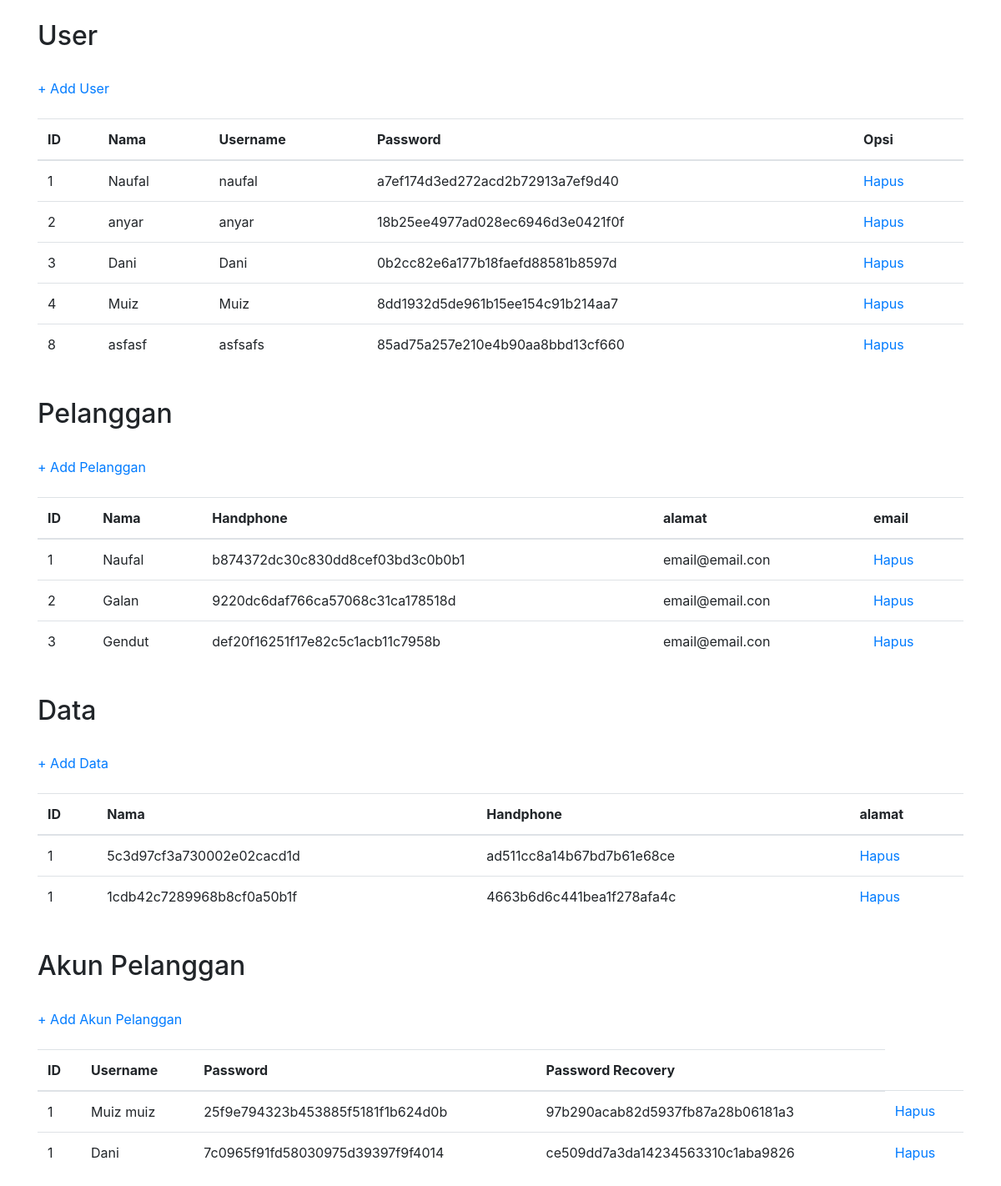
The page / on the database its author committed.
### tables this page shows
CREATE TABLE `user` (
  `id` varchar(10) NOT NULL,
  `nama` varchar(255) NOT NULL,
  `username` varchar(255) NOT NULL,
  `password` varchar(255) NOT NULL
);

CREATE TABLE `pelanggan` (
  `id_pel` varchar(10) NOT NULL,
  `nama_pel` varchar(255) NOT NULL,
  `no_hp` varchar(255) NOT NULL,
  `alamat` varchar(255) NOT NULL,
  `email` varchar(50) NOT NULL
);

CREATE TABLE `data` (
  `id_pel` varchar(10) NOT NULL,
  `jumlah_hutang` varchar(25) NOT NULL,
  `jumlah_piutang` varchar(25) NOT NULL
);

CREATE TABLE `akun_pelanggan` (
  `id_pel` varchar(10) NOT NULL,
  `username` varchar(255) NOT NULL,
  `password` varchar(255) NOT NULL,
  `password_recovery` varchar(255) NOT NULL
);

### index.php (the view, shortened to what this page needs)
<!DOCTYPE html>
<html>
<head>
	<link rel="stylesheet" href="css/bootstrap.min.css">
</head>
<body>
<div class="container">
	<br>
	<h2>User</h2>
	<br>
	<a href="tambah_user.php">+ Add User</a>
	<br><br>
	<table class="table tab-striped">
		<thead>
		<tr>
			<th>ID</th>
			<th>Nama</th>
			<th>Username</th>
            <th>Password</th>
            <th>Opsi</th>
		</tr>
		</thead>
		<tbody>
		<?php
		include 'config.php';
		$data1 = mysqli_query($link,"select * from user");
		while($d = mysqli_fetch_array($data1)){
			?>
			<tr>
				<td><?php echo $d['id']; ?></td>
				<td><?php echo $d['nama']; ?></td>
				<td><?php echo $d['username']; ?></td>
				<td><?php echo $d['password']; ?></td>
				<td>
					<a href="deleteuser.php?id=<?php echo $d['id']; ?>">Hapus</a>
				</td>
			</tr>
			<?php
		}
		?>
		</tbody>
    </table>
</div>
<div class="container">
	<br>
	<h2>Pelanggan</h2>
	<br>
	<a href="tambah_user.php">+ Add Pelanggan</a>
	<br><br>
	<table class="table tab-striped">
		<thead>
		<tr>
			<th>ID</th>
			<th>Nama</th>
			<th>Handphone</th>
            <th>alamat</th>
            <th>email</th>
		</tr>
		</thead>
		<tbody>
		<?php
		include 'config.php';
		$data2 = mysqli_query($link,"select * from pelanggan");
		while($dd = mysqli_fetch_array($data2)){
			?>
			<tr>
				<td><?php echo $dd['id_pel']; ?></td>
				<td><?php echo $dd['nama_pel']; ?></td>
				<td><?php echo $dd['no_hp']; ?></td>
				<td><?php echo $dd['email']; ?></td>
				<td>
					<a href="deletepelanggan.php?id=<?php echo $dd['id_pel']; ?>">Hapus</a>
				</td>
			</tr>
			<?php
		}
		?>
		</tbody>
    </table>
</div>
<div class="container">
	<br>
	<h2>Data</h2>
	<br>
	<a href="tambah_user.php">+ Add Data </a>
	<br><br>
	<table class="table tab-striped">
		<thead>
		<tr>
			<th>ID</th>
			<th>Nama</th>
			<th>Handphone</th>
            <th>alamat</th>
		</tr>
		</thead>
		<tbody>
		<?php
		include 'config.php';
		$data2 = mysqli_query($link,"select * from data");
		while($dd = mysqli_fetch_array($data2)){
			?>
			<tr>
				<td><?php echo $dd['id_pel']; ?></td>
				<td><?php echo $dd['jumlah_hutang']; ?></td>
				<td><?php echo $dd['jumlah_piutang']; ?></td>
				<td>
					<a href="deletedata.php?id=<?php echo $dd['id_pel']; ?>">Hapus</a>
				</td>
			</tr>
			<?php
		}
		?>
		</tbody>
    </table>
</div>
<div class="container">
	<br>
	<h2>Akun Pelanggan</h2>
	<br>
	<a href="tambah_user.php">+ Add Akun Pelanggan </a>
	<br><br>
	<table class="table tab-striped">
		<thead>
		<tr>
			<th>ID</th>
			<th>Username</th>
			<th>Password</th>
            <th>Password Recovery</th>
		</tr>
		</thead>
		<tbody>
		<?php
		include 'config.php';
		$data2 = mysqli_query($link,"select * from akun_pelanggan");
		while($dd = mysqli_fetch_array($data2)){
			?>
			<tr>
				<td><?php echo $dd['id_pel']; ?></td>
				<td><?php echo $dd['username']; ?></td>
				<td><?php echo $dd['password']; ?></td>
				<td><?php echo $dd['password_recovery']; ?></td>
				<td>
					<a href="deleteakun.php?id=<?php echo $dd['id_pel']; ?>">Hapus</a>
				</td>
			</tr>
			<?php
		}
		?>
		</tbody>
    </table>
</div>
</body>
</html>

### rows shown on the page
user: id "1", nama "Naufal", username "naufal", password "a7ef174d3ed272acd2b72913a7ef9d40"
user: id "2", nama "anyar", username "anyar", password "18b25ee4977ad028ec6946d3e0421f0f"
user: id "3", nama "Dani", username "Dani", password "0b2cc82e6a177b18faefd88581b8597d"
user: id "4", nama "Muiz", username "Muiz", password "8dd1932d5de961b15ee154c91b214aa7"
user: id "8", nama "asfasf", username "asfsafs", password "85ad75a257e210e4b90aa8bbd13cf660"
pelanggan: id_pel "1", nama_pel "Naufal", no_hp "b874372dc30c830dd8cef03bd3c0b0b1", email "email@email.con"
pelanggan: id_pel "2", nama_pel "Galan", no_hp "9220dc6daf766ca57068c31ca178518d", email "email@email.con"
pelanggan: id_pel "3", nama_pel "Gendut", no_hp "def20f16251f17e82c5c1acb11c7958b", email "email@email.con"
data: id_pel "1", jumlah_hutang "5c3d97cf3a730002e02cacd1d", jumlah_piutang "ad511cc8a14b67bd7b61e68ce"
data: id_pel "1", jumlah_hutang "1cdb42c7289968b8cf0a50b1f", jumlah_piutang "4663b6d6c441bea1f278afa4c"
akun_pelanggan: id_pel "1", username "Muiz muiz", password "25f9e794323b453885f5181f1b624d0b", password_recovery "97b290acab82d5937fb87a28b06181a3"
akun_pelanggan: id_pel "1", username "Dani", password "7c0965f91fd58030975d39397f9f4014", password_recovery "ce509dd7a3da14234563310c1aba9826"
